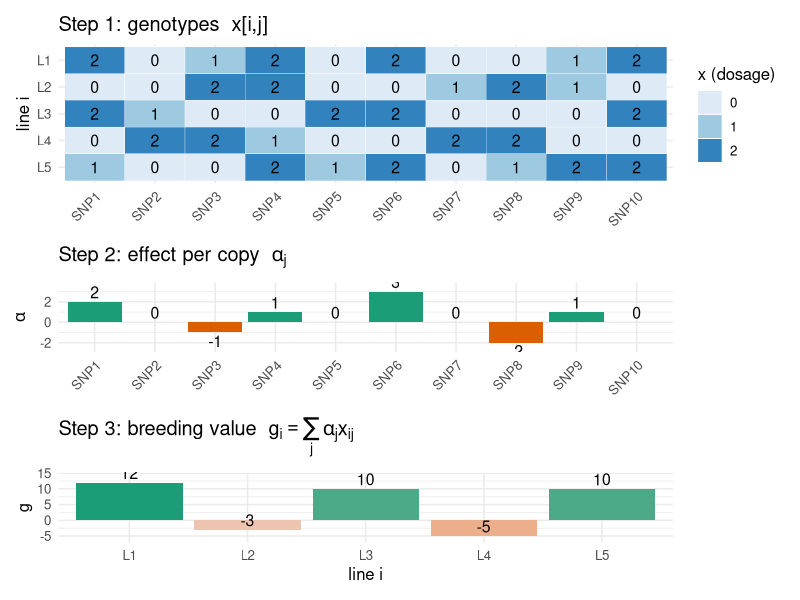

This figure's R source:
#!/usr/bin/env Rscript
# Toy worked example for Lesson 5: 5 lines x 10 SNPs -> breeding value g = M %*% alpha
# Prints the explicit arithmetic and draws a labelled visual.
suppressMessages(library(ggplot2)); suppressMessages(library(reshape2))
set.seed(3)

lines <- paste0("L", 1:5)
snps  <- paste0("SNP", 1:10)
M <- rbind(
  L1 = c(2,0,1,2,0,2,0,0,1,2),
  L2 = c(0,0,2,2,0,0,1,2,1,0),
  L3 = c(2,1,0,0,2,2,0,0,0,2),
  L4 = c(0,2,2,1,0,0,2,2,0,0),
  L5 = c(1,0,0,2,1,2,0,1,2,2))
colnames(M) <- snps
# additive effects (the "price per copy" of the counted allele); chosen small for mental math
alpha <- c(SNP1=2, SNP2=0, SNP3=-1, SNP4=1, SNP5=0, SNP6=3, SNP7=0, SNP8=-2, SNP9=1, SNP10=0)

g <- as.vector(M %*% alpha)          # breeding value of each line
names(g) <- lines

cat("Genotype matrix M (rows = lines i, cols = SNPs j), entries x_ij in {0,1,2}:\n")
print(M)
cat("\nAdditive effects alpha_j (effect per copy):\n"); print(alpha)
cat("\nBreeding values g_i = sum_j alpha_j * x_ij :\n"); print(g)

cat("\n--- Worked arithmetic for line L1 ---\n")
terms <- M["L1",] * alpha
nz <- which(terms != 0)
cat("g_L1 =", paste(sprintf("%g*%g", alpha[nz], M["L1",nz]), collapse=" + "), "\n")
cat("     =", paste(sprintf("%g", terms[nz]), collapse=" + "), "=", sum(terms), "\n")

# ---- visualization: M heatmap + alpha bar + g bar ----
mm <- melt(M); colnames(mm) <- c("line","snp","x")
mm$line <- factor(mm$line, levels=rev(lines))
p1 <- ggplot(mm, aes(snp, line, fill=factor(x))) +
  geom_tile(color="white") + geom_text(aes(label=x), size=4) +
  scale_fill_manual(values=c("0"="#deebf7","1"="#9ecae1","2"="#3182bd"), name="x (dosage)") +
  labs(title="Step 1: genotypes  x[i,j]", x=NULL, y="line i") +
  theme_minimal(base_size=12) + theme(axis.text.x=element_text(angle=45,hjust=1))
ad <- data.frame(snp=factor(snps,levels=snps), alpha=alpha)
p2 <- ggplot(ad, aes(snp, alpha, fill=alpha>0)) + geom_col() +
  geom_text(aes(label=alpha), vjust=ifelse(alpha>=0,-0.3,1.2), size=4) +
  scale_fill_manual(values=c("TRUE"="#1b9e77","FALSE"="#d95f02"), guide="none") +
  scale_y_continuous(expand=expansion(mult=c(0.18,0.18))) +
  labs(title=expression("Step 2: effect per copy  "*alpha[j]), x=NULL, y=expression(alpha)) +
  theme_minimal(base_size=12) + theme(axis.text.x=element_text(angle=45,hjust=1))
gd <- data.frame(line=factor(lines,levels=lines), g=g)
p3 <- ggplot(gd, aes(line, g, fill=g)) + geom_col() + geom_text(aes(label=g), vjust=-0.3, size=4) +
  scale_fill_gradient2(low="#d95f02", mid="grey90", high="#1b9e77", guide="none") +
  scale_y_continuous(expand=expansion(mult=c(0.12,0.18))) +
  labs(title=expression("Step 3: breeding value  "*g[i]==sum(alpha[j]*x[i*j],j)), x="line i", y="g") +
  theme_minimal(base_size=12)

suppressMessages(library(patchwork))
ggsave("../figures/11_toy_breeding_value.png", (p1/p2/p3)+plot_layout(heights=c(2,1,1)),
       width=8, height=9, dpi=120)
cat("\nWrote figures/11_toy_breeding_value.png\n")
